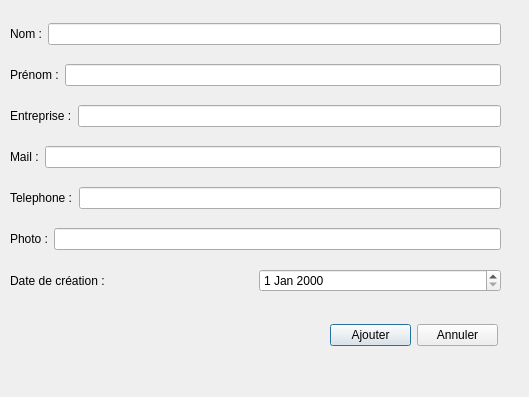
<?xml version="1.0" encoding="UTF-8"?>
<ui version="4.0">
 <class>AddContact</class>
 <widget class="QDialog" name="AddContact">
  <property name="geometry">
   <rect>
    <x>0</x>
    <y>0</y>
    <width>529</width>
    <height>397</height>
   </rect>
  </property>
  <property name="minimumSize">
   <size>
    <width>529</width>
    <height>397</height>
   </size>
  </property>
  <property name="maximumSize">
   <size>
    <width>529</width>
    <height>16777215</height>
   </size>
  </property>
  <property name="windowTitle">
   <string>Ajout Contact</string>
  </property>
  <widget class="QWidget" name="verticalLayoutWidget">
   <property name="geometry">
    <rect>
     <x>10</x>
     <y>10</y>
     <width>491</width>
     <height>301</height>
    </rect>
   </property>
   <layout class="QVBoxLayout" name="verticalLayout">
    <item>
     <layout class="QHBoxLayout" name="horizontalLayout">
      <item>
       <widget class="QLabel" name="label">
        <property name="text">
         <string>Nom :</string>
        </property>
       </widget>
      </item>
      <item>
       <widget class="QLineEdit" name="NomEdit"/>
      </item>
     </layout>
    </item>
    <item>
     <layout class="QHBoxLayout" name="horizontalLayout_7">
      <item>
       <widget class="QLabel" name="label_7">
        <property name="text">
         <string>Prénom :</string>
        </property>
       </widget>
      </item>
      <item>
       <widget class="QLineEdit" name="PrenomEdit"/>
      </item>
     </layout>
    </item>
    <item>
     <layout class="QHBoxLayout" name="horizontalLayout_2">
      <item>
       <widget class="QLabel" name="label_2">
        <property name="text">
         <string>Entreprise :</string>
        </property>
       </widget>
      </item>
      <item>
       <widget class="QLineEdit" name="EntrepriseEdit"/>
      </item>
     </layout>
    </item>
    <item>
     <layout class="QHBoxLayout" name="horizontalLayout_3">
      <item>
       <widget class="QLabel" name="label_4">
        <property name="text">
         <string>Mail :</string>
        </property>
       </widget>
      </item>
      <item>
       <widget class="QLineEdit" name="MailEdit"/>
      </item>
     </layout>
    </item>
    <item>
     <layout class="QHBoxLayout" name="horizontalLayout_6">
      <item>
       <widget class="QLabel" name="label_6">
        <property name="text">
         <string>Telephone :</string>
        </property>
       </widget>
      </item>
      <item>
       <widget class="QLineEdit" name="TelEdit"/>
      </item>
     </layout>
    </item>
    <item>
     <layout class="QHBoxLayout" name="horizontalLayout_4">
      <item>
       <widget class="QLabel" name="label_3">
        <property name="text">
         <string>Photo :</string>
        </property>
       </widget>
      </item>
      <item>
       <widget class="QLineEdit" name="PhotoEdit"/>
      </item>
     </layout>
    </item>
    <item>
     <layout class="QHBoxLayout" name="horizontalLayout_5">
      <item>
       <widget class="QLabel" name="label_5">
        <property name="text">
         <string>Date de création :</string>
        </property>
       </widget>
      </item>
      <item>
       <widget class="QDateEdit" name="dateEdit"/>
      </item>
     </layout>
    </item>
   </layout>
  </widget>
  <widget class="QWidget" name="horizontalLayoutWidget">
   <property name="geometry">
    <rect>
     <x>330</x>
     <y>310</y>
     <width>168</width>
     <height>51</height>
    </rect>
   </property>
   <layout class="QHBoxLayout" name="horizontalLayout_8">
    <item>
     <widget class="QPushButton" name="AJoutBTN">
      <property name="text">
       <string>Ajouter</string>
      </property>
     </widget>
    </item>
    <item>
     <widget class="QPushButton" name="AnnulerBTN">
      <property name="text">
       <string>Annuler</string>
      </property>
     </widget>
    </item>
   </layout>
  </widget>
 </widget>
 <resources/>
 <connections/>
</ui>
